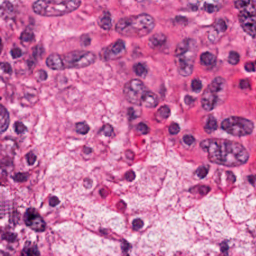
#> input picture nuclei_inpaint/raw_synthesized_patches/1.png, 256 x 256 px; its folder holds only this picture in this run
$ python auxiliary_nuclei_inpaint.py
#> lines starting #> are read from the running program, lines starting #| are printed output that depends on the picture; after the words box and inside, x2 and y2 are one past the last pixel; in counts of white or black regions, pixels touching at a corner belong together
import cv2
import os
import numpy as np
from PIL import Image
from skimage.color import rgb2hed
from scipy import stats


def nuclei_inpaint(img_path, lbl_path, out_path):

#> called with img_path = 'nuclei_inpaint/raw_synthesized_patches', lbl_path = 'nuclei_inpaint/synthesized_labels'
    try:
        os.stat(os.path.dirname(out_path + '/'))
    except:
        os.mkdir(os.path.dirname(out_path + '/'))


    img_list = os.listdir(img_path)

    for image_name in img_list:
        if not image_name.endswith('.png'):
            continue
        img_abs_path = os.path.join(img_path, image_name)
        img_rgb = np.array(Image.open(img_abs_path).convert('RGB'))
#> img_rgb is the input picture: shape (256, 256, 3); mean R, G, B 197, 111.8, 163.2
        img_hed = rgb2hed((img_rgb.astype(np.float32)/255.0).astype(np.float32))
#> img_hed: shape (256, 256, 3) float64; mean of channels 0, 1, 2 0.0156, 0.0389, 0.0329
        img_gray = (255 * (img_hed[:,:,0] - img_hed[:,:,0].min()) / (img_hed[:,:,0].max() - img_hed[:,:,0].min())).astype(np.uint8)
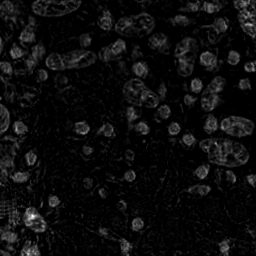
#> img_gray: shape (256, 256); min 0, max 255, mean 12.9
        nuclei_color_threshold, thresholded = cv2.threshold(img_gray, 0, 255, cv2.THRESH_BINARY+cv2.THRESH_OTSU)
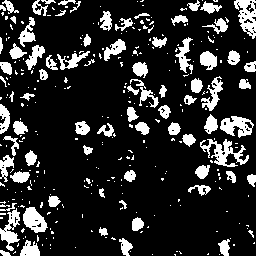
#> thresholded: shape (256, 256); 17.2% white; 319 white regions (240 under 20 px), largest, box (x1, y1, x2, y2) and area: (200, 139, 249, 167) 545, (234, 0, 256, 39) 474, (220, 116, 254, 138) 425
#> nuclei_color_threshold = 27

        nuclei_color_threshold_per = stats.percentileofscore(img_gray.flatten(), nuclei_color_threshold)
#> nuclei_color_threshold_per = 82.42
        nuclei_mask_pred = (img_hed[:, :, 0] > np.percentile(img_hed[:, :, 0], nuclei_color_threshold_per))
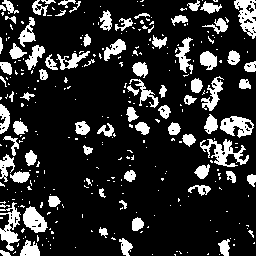
#> nuclei_mask_pred: shape (256, 256) bool; 17.6% white; 317 white regions (239 under 20 px), largest, box (x1, y1, x2, y2) and area: (200, 139, 249, 167) 551, (234, 0, 256, 39) 479, (0, 202, 21, 251) 450


        gt_abs_path = os.path.join(lbl_path, image_name.split('.')[0] + '.png')
        gt = cv2.imread(gt_abs_path)[:,:,0]
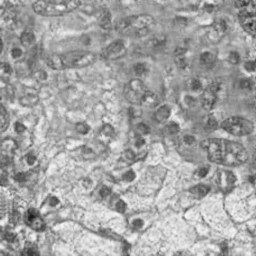
#> gt: shape (256, 256); min 20, max 246, mean 163.2
        gt_bi = (gt > 0).astype(np.uint8)
#> gt_bi: shape (256, 256); every value is 1

        nuclei_mask_extra = (nuclei_mask_pred - gt_bi) == 1
#> nuclei_mask_extra: shape (256, 256) bool; every value is 0

        img_inpaint = cv2.inpaint(img_rgb, nuclei_mask_extra.astype(np.uint8), 3, cv2.INPAINT_TELEA)
        img_inpaint = cv2.cvtColor(img_inpaint, cv2.COLOR_BGR2RGB)

        inpaint_abs_name = os.path.join(out_path, image_name)
        cv2.imwrite(inpaint_abs_name, img_inpaint)


if __name__ == "__main__":

    img_path = 'nuclei_inpaint/raw_synthesized_patches'
    lbl_path = 'nuclei_inpaint/synthesized_labels'
    out_path = 'nuclei_inpaint/inpaint_synthesized_patches'

    nuclei_inpaint(img_path, lbl_path, out_path)

$ run again, on nuclei_inpaint/raw_synthesized_patches/2.png
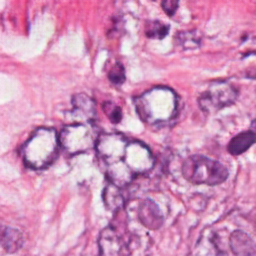
#> input picture nuclei_inpaint/raw_synthesized_patches/2.png, 256 x 256 px
#> in nuclei_inpaint, img_rgb is the input picture: shape (256, 256, 3); mean R, G, B 207.1, 142.4, 185.5
#> img_hed: shape (256, 256, 3) float64; mean of channels 0, 1, 2 0.014, 0.025, 0.0226
#> in nuclei_inpaint, `nuclei_color_threshold, thresholded = cv2.threshold(img_gray, 0, 255, ..`:
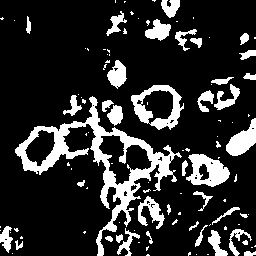
#> thresholded: shape (256, 256); 17.8% white; 107 white regions (67 under 20 px), largest, box (x1, y1, x2, y2) and area: (15, 96, 182, 256) 4377, (131, 85, 184, 130) 946, (186, 154, 230, 187) 854
#> nuclei_color_threshold = 53
#> nuclei_color_threshold_per = 82.01
#> nuclei_mask_pred: shape (256, 256) bool; 18% white; 110 white regions (70 under 20 px), largest, box (x1, y1, x2, y2) and area: (15, 96, 182, 256) 4412, (131, 85, 184, 130) 953, (186, 154, 230, 187) 858
#> in nuclei_inpaint, `gt = cv2.imread(gt_abs_path)[:,:,0]`:
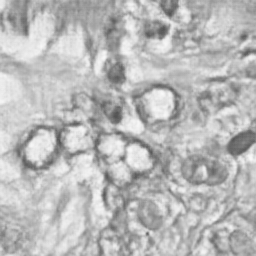
#> gt: shape (256, 256); min 84, max 249, mean 185.5
#> gt_bi: shape (256, 256); every value is 1
#> nuclei_mask_extra: shape (256, 256) bool; every value is 0

$ run again, on nuclei_inpaint/raw_synthesized_patches/3.png
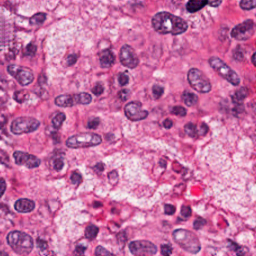
#> input picture nuclei_inpaint/raw_synthesized_patches/3.png, 256 x 256 px
#> in nuclei_inpaint, img_rgb is the input picture: shape (256, 256, 3); mean R, G, B 196.7, 110.1, 162.7
#> img_hed: shape (256, 256, 3) float64; mean of channels 0, 1, 2 0.0155, 0.0395, 0.033
#> in nuclei_inpaint, `nuclei_color_threshold, thresholded = cv2.threshold(img_gray, 0, 255, ..`:
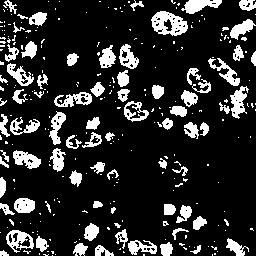
#> thresholded: shape (256, 256); 17.1% white; 280 white regions (203 under 20 px), largest, box (x1, y1, x2, y2) and area: (151, 11, 188, 36) 561, (181, 0, 222, 14) 333, (230, 86, 249, 119) 324
#> nuclei_color_threshold = 25
#> nuclei_color_threshold_per = 82.52
#> nuclei_mask_pred: shape (256, 256) bool; 17.5% white; 286 white regions (209 under 20 px), largest, box (x1, y1, x2, y2) and area: (151, 11, 188, 36) 569, (219, 86, 249, 119) 391, (181, 0, 222, 14) 336
#> in nuclei_inpaint, `gt = cv2.imread(gt_abs_path)[:,:,0]`:
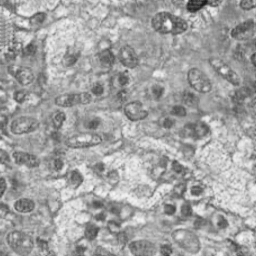
#> gt: shape (256, 256); min 23, max 246, mean 162.7
#> gt_bi: shape (256, 256); every value is 1
#> nuclei_mask_extra: shape (256, 256) bool; every value is 0

$ run again, on nuclei_inpaint/raw_synthesized_patches/4.png
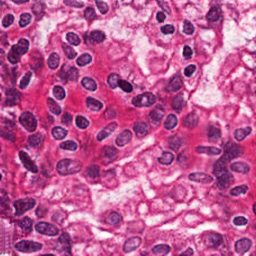
#> input picture nuclei_inpaint/raw_synthesized_patches/4.png, 256 x 256 px
#> in nuclei_inpaint, img_rgb is the input picture: shape (256, 256, 3); mean R, G, B 190.2, 90.6, 148.3
#> img_hed: shape (256, 256, 3) float64; mean of channels 0, 1, 2 0.0168, 0.0543, 0.0407
#> in nuclei_inpaint, `nuclei_color_threshold, thresholded = cv2.threshold(img_gray, 0, 255, ..`:
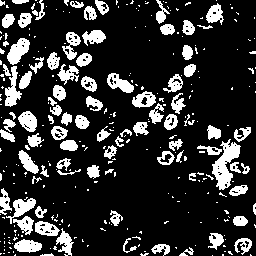
#> thresholded: shape (256, 256); 19.2% white; 311 white regions (222 under 20 px), largest, box (x1, y1, x2, y2) and area: (212, 139, 241, 190) 686, (7, 38, 30, 65) 357, (5, 66, 22, 107) 339
#> nuclei_color_threshold = 41
#> nuclei_color_threshold_per = 80.58
#> nuclei_mask_pred: shape (256, 256) bool; 19.4% white; 309 white regions (223 under 20 px), largest, box (x1, y1, x2, y2) and area: (212, 139, 241, 190) 691, (6, 198, 36, 235) 504, (7, 38, 30, 65) 357
#> in nuclei_inpaint, `gt = cv2.imread(gt_abs_path)[:,:,0]`:
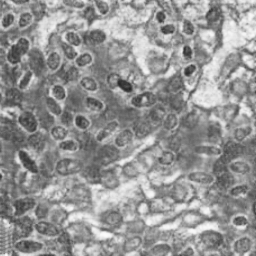
#> gt: shape (256, 256); min 38, max 252, mean 148.3
#> gt_bi: shape (256, 256); every value is 1
#> nuclei_mask_extra: shape (256, 256) bool; every value is 0

$ run again, on nuclei_inpaint/raw_synthesized_patches/10.png
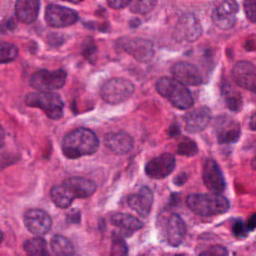
#> input picture nuclei_inpaint/raw_synthesized_patches/10.png, 256 x 256 px
#> in nuclei_inpaint, img_rgb is the input picture: shape (256, 256, 3); mean R, G, B 172.2, 82.3, 142.4
#> img_hed: shape (256, 256, 3) float64; mean of channels 0, 1, 2 0.0261, 0.0481, 0.0397
#> thresholded: shape (256, 256); 31.7% white; 184 white regions (121 under 20 px), largest, box (x1, y1, x2, y2) and area: (155, 47, 241, 158) 2762, (184, 157, 231, 218) 1528, (25, 67, 68, 120) 1411
#> nuclei_color_threshold = 32
#> nuclei_color_threshold_per = 67.83
#> nuclei_mask_pred: shape (256, 256) bool; 32.2% white; 190 white regions (124 under 20 px), largest, box (x1, y1, x2, y2) and area: (155, 47, 241, 158) 2812, (184, 157, 231, 218) 1538, (25, 67, 68, 120) 1422
#> in nuclei_inpaint, `gt = cv2.imread(gt_abs_path)[:,:,0]`:
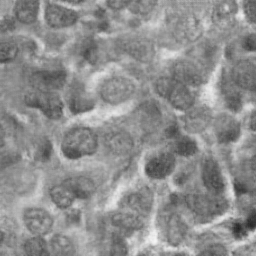
#> gt: shape (256, 256); min 33, max 244, mean 142.4
#> gt_bi: shape (256, 256); every value is 1
#> nuclei_mask_extra: shape (256, 256) bool; every value is 0
